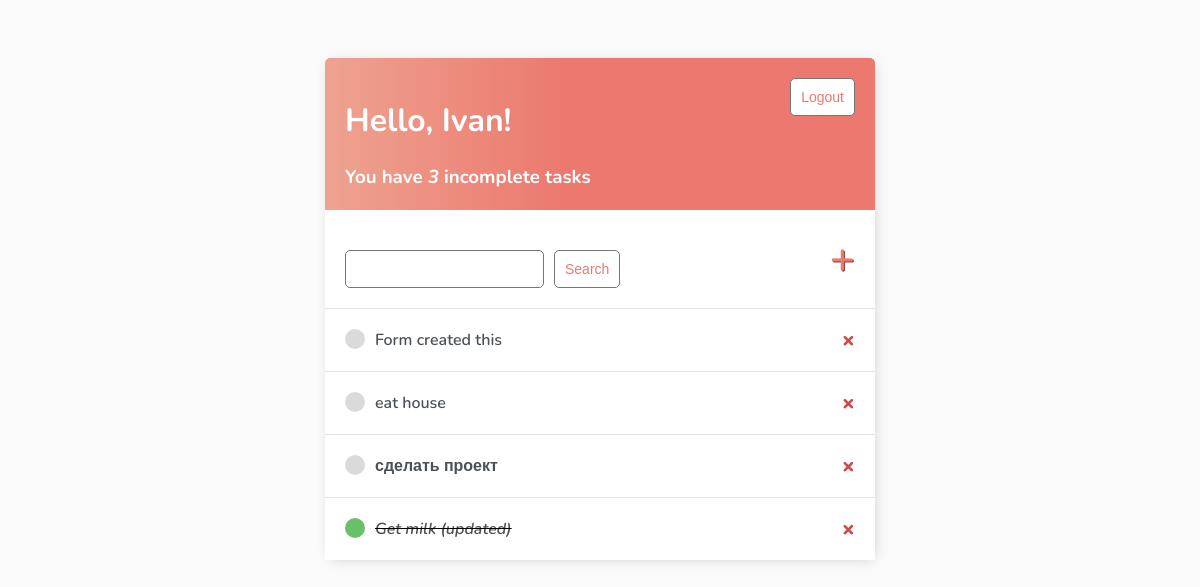
The app's page / (signed in), older data.
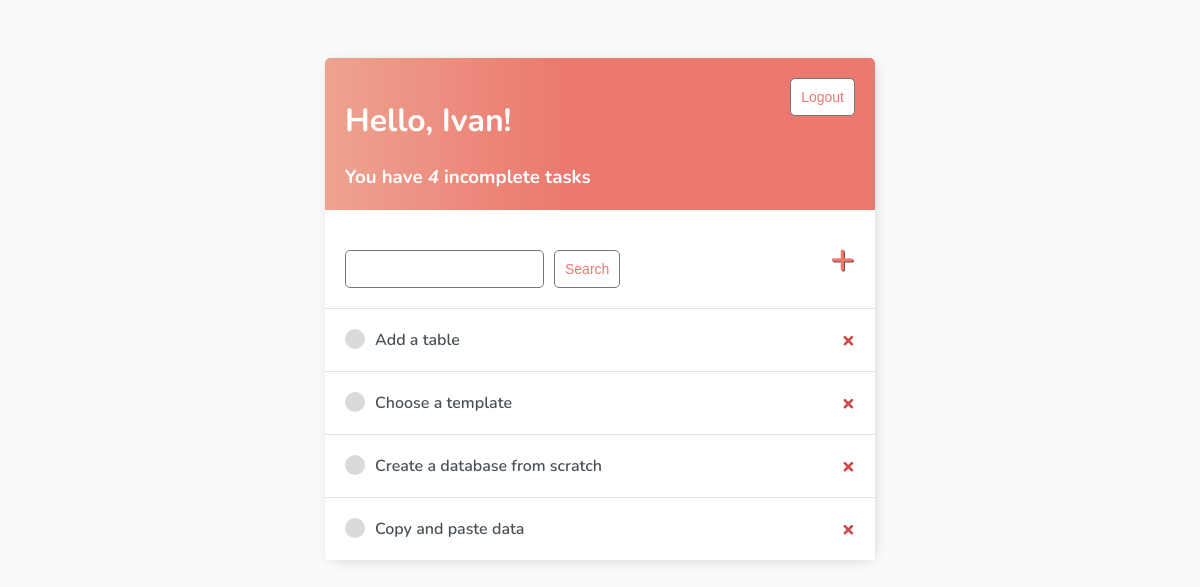
The same page, newer data.
### base/models.py (models this page shows)
class Task(models.Model):
    user = models.ForeignKey(User, on_delete=models.CASCADE, null=True, blank=True)
    title = models.CharField(max_length=200)
    description = models.TextField(null=True, blank=True)
    complete = models.BooleanField(default=False)
    created = models.DateTimeField(auto_now_add=True)
    def __str__(self):
        return self.title
    class Meta:
        ordering = ['complete']

### base/views.py (the view)
# urls.py: path('', TaskList.as_view(), name='tasks'),
class TaskList(LoginRequiredMixin, ListView):
    model = Task
    context_object_name = 'tasks'
    login_url = "/login/"
    def get_context_data(self, **kwargs):
        context = super().get_context_data(**kwargs)
        context['tasks'] = context['tasks'].filter(user=self.request.user)
        context['count'] = context['tasks'].filter(complete=False).count()
        search_input = self.request.GET.get('search-area') or ''
        if search_input:
            context['tasks'] = context['tasks'].filter(title__icontains=search_input)
        context['search_input'] = search_input
        return context

### base/templates/base/task_list.html (shortened to what this page needs)
{% extends 'base/main.html' %}
{% block content %}
<div class="header-bar">
    <div>
        <h1>Hello, {{request.user|title}}!</h1>
        <h3 style="margin:0">You have <i>{{count}}</i> incomplete task{{ count|pluralize:"s" }}</h3>
    </div>
    {% if request.user.is_authenticated %}
    <form method="post" action="{% url 'logout' %}">
        <button class="button" type="submit">Logout</button>
    </form>
    {% else %}
    <a href="{% url 'login' %}">Login</a>
    {% endif %}
</div>
<div id="search-add-wrapper">
    <form method="GET" style="margin-top: 20px;display: flex;">
        <input type="text" name="search-area" value="{{search_input}}">
        <input style="margin-left: 10px;" class="button" type="submit" value="Search">
    </form>
    <a id="add-link" href="{% url 'task-create' %}">&#x2b;</a>
</div>
<div class="task-items-wrapper">
    {% for task in tasks %}
        <div class="task-wrapper">
            {% if task.complete %}
                <div class="task-title">
                    <div class="task-complete-icon"></div>
                    <i><s><a href="{% url 'task-update' task.id %}">{{task}}</a></s></i>
                </div>
            <a class="delete-link" href="{% url 'task-delete' task.id %}">&#215;</a>
            {% else %}
                <div class="task-title">
                    <div class="task-incomplete-icon"></div>
                    <a href="{% url 'task-update' task.id %}">{{task}}</a>
                </div>
            <a class="delete-link" href="{% url 'task-delete' task.id %}">&#215;</a>
            {% endif %}
        </div>
    {% empty %}
    <h3 class="card-body">No items in list</h3>
    {% endfor %}
</div>
{% endblock content %}

### base/templates/base/main.html (shortened to what this page needs)
<!doctype html>
<html lang="en">
    <head>
    </head>
    <body>
        <div class="container">
            {% block content %}
            {% endblock content %}
        </div>
    </body>
</html>

### base/templates/base/main.html (style rules this page uses)
body { background-color: #FAFAFA; font-family: 'Nunito', sans-serif; padding-top: 50px; }
h1, h2, h3, h4, h5, h6, { font-family: 'Raleway', sans-serif; }
a, p { color: #4b5156 }
a { font-weight: 600; }
.container { max-width: 550px; margin: auto; background-color: #fff; -webkit-box-shadow: 2px 2px 13px -4px rgba(0, 0, 0, 0.21); box-shadow: 2px 2px 13px -4px rgba(0, 0, 0, 0.21); }
input { outline: none; border: none; }
.header-bar { display: flex; justify-content: space-between; color: #fff; padding: 20px; border-radius: 5px 5px 0 0; background: linear-gradient(90deg, #EEA390 0%, #EB796F 43%, #EB796F 100%); }
.task-wrapper { display: flex; align-items: center; justify-content: space-between; background-color: #fff; border-top: 1px solid #dfe4ea; overflow: hidden; }
.task-title { display: flex; padding: 20px; }
.task-title a { text-decoration: none; color: #4b5156; margin-left: 10px; }
.task-incomplete-icon { height: 20px; width: 20px; background-color: rgb(218, 218, 218); border-radius: 50%; }
.delete-link { text-decoration: none; font-weight: 900; color: #cf4949; font-size: 22px; line-height: 0; padding: 20px 20px; }
#add-link { color: #EB796F; text-decoration: none; font-size: 42px; text-shadow: 1px 1px #81413b; }
#search-add-wrapper { display: flex; justify-content: space-between; align-items: center; padding: 20px; }
input[type=text], input[type=password], textarea { border: 1px solid #757575; border-radius: 5px; padding: 10px; width: 90%; }
::placeholder { font-weight: 300; opacity: 0.5; }
.button { border: 1px solid #757575; background-color: #FFF; color: #EB796F; padding: 10px; font-size: 14px; border-radius: 5px; cursor: pointer; text-decoration: none; }

Row changes from the older to the newer data that the page shows:
removed Task: title "Form created this"
removed Task: title "eat house"
removed Task: title "сделать проект"
removed Task: title "Get milk (updated)"
added Task: title "Add a table"
added Task: title "Choose a template"
added Task: title "Create a database from scratch"
added Task: title "Copy and paste data"
Text that changed along with them:
{{ count }}: "3" → "4"
